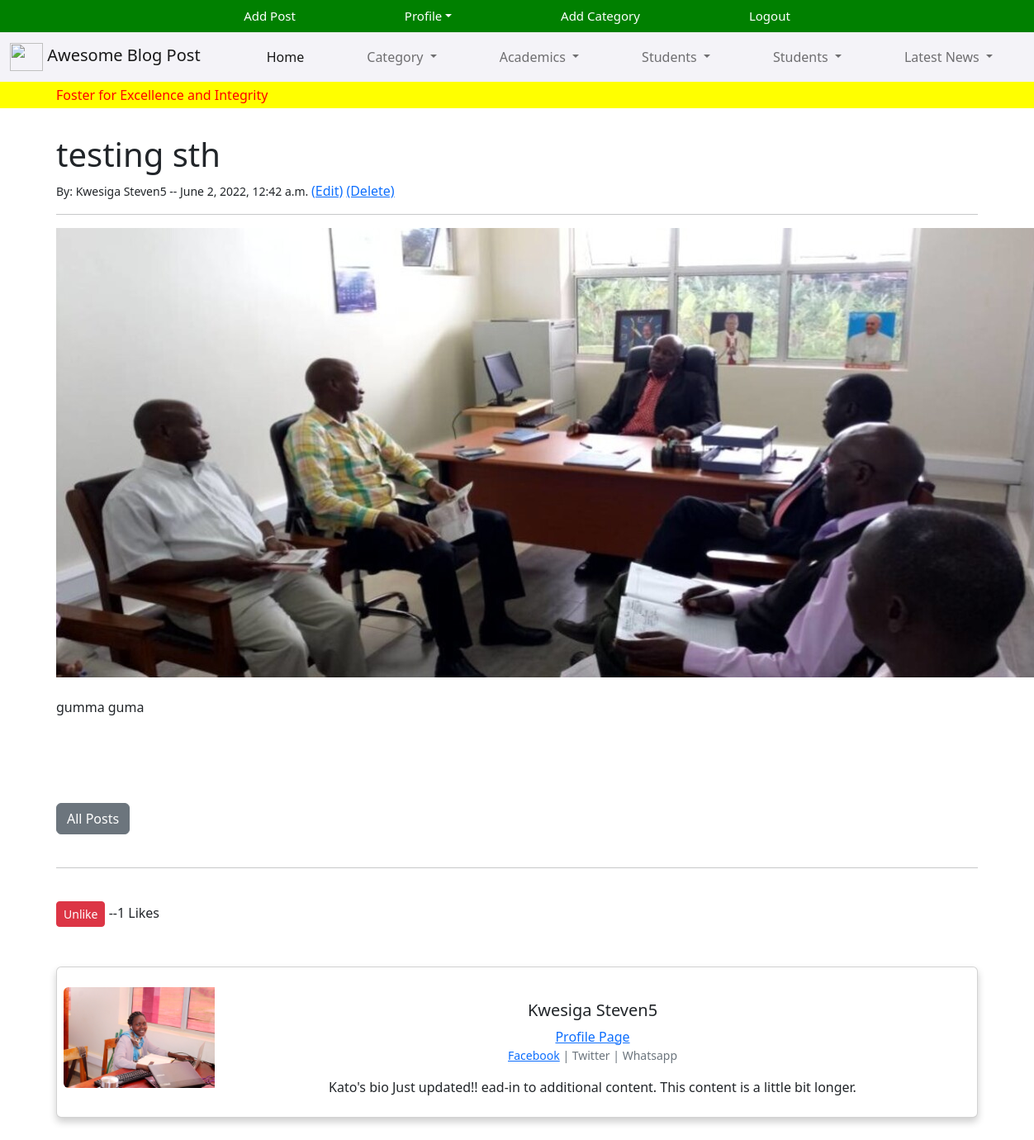
/article/39 (signed in), run on the app's committed database.
### theblog/models.py (models this page shows, shortened)
class Post(models.Model):
    title = models.CharField(max_length=200)
    header_image = models.ImageField(null=True, blank=True, upload_to="images/")
    snippet = models.CharField(max_length=500)
    author = models.ForeignKey(User, on_delete=models.CASCADE)
    body = RichTextUploadingField(blank=True, null=True)
    created_at = models.DateTimeField(default=datetime.now, blank=True)
    category = models.CharField(max_length=200, default='Testing')
    likes = models.ManyToManyField(User, related_name='blog_bost')
    def total_likes(self):
        return self.likes.count()
    class Meta:
        verbose_name_plural = "Posts"

class Profile(models.Model):
    user = models.OneToOneField(User, null=True, on_delete=models.CASCADE)
    bio = RichTextUploadingField(blank=True, null=True)
    profile_pic = models.ImageField(null=True, blank=True, upload_to="images/profile")
    website = models.CharField(max_length=200,blank=True, null=True)
    facebook = models.CharField(max_length=200,blank=True, null=True)
    twitter = models.CharField(max_length=200,blank=True, null=True)

### theblog/views.py (the view)
# urls.py: path('article/<int:pk>', ArticlaDetailView.as_view(), name="article_details"),
class ArticlaDetailView(DetailView):
    model = Post
    template_name = 'article_details.html'
    def get_context_data(self, *args, **kwargs):
        cat_menu = Category.objects.all()
        context = super(ArticlaDetailView,self).get_context_data(*args, **kwargs)
        stuff = get_object_or_404(Post, id=self.kwargs['pk'])
        total_likes = stuff.total_likes() #check in modal.py for total likes fxn
        liked = False
        if stuff.likes.filter(id=self.request.user.id).exists():
            liked = True
        context["cat_menu"] = cat_menu
        context["total_likes"] = total_likes
        context["liked"] = liked
        return context

### theblog/models.py (called while the page is built)
    def __str__(self):
        return self.name

### theblog/templates/article_details.html (shortened to what this page needs)
{% extends 'base.html' %}
{% block content %}
{% load static %}
<h1>{{post.title}}</h1>
<small>By: {{post.author.first_name}} {{post.author.last_name}} -- {{post.created_at}}
</small>
{% if user.is_authenticated %}
    {% if user.id == post.author.id %}
        <a href="{% url 'update_post' post.pk %}">(Edit)</a>
        <a href="{% url 'delete_post' post.pk %}">(Delete)</a>
    {% endif %}
{% endif %}
<br>
<hr>
{% if post.header_image %}
    <img src="{{ post.header_image.url }}" alt="alt">
{% endif %}
<br><br>
{{post.body|safe}}
<br><br>
<a href="{%url 'home'%}" class="btn btn-secondary">All Posts</a>
<br>
<br>
<hr>
<br>
<form action="{% url 'like_post' post.pk %}" method="POST">
{% if user.is_authenticated %}
    {% if liked %}
        <button type="submit", name="post_id",  value="{{ post.id }}",
        class="btn btn-danger btn-sm">Unlike</button>
    {% else %}
        <button type="submit", name="post_id",  value="{{ post.id }}",
        class="btn btn-primary btn-sm">Like</button>
    {% endif %}
{% else %}
    <a class="btn-secondary" href="{% url 'login' %}">Login to Like</a>
    {% endif %}
 --{{ total_likes }} Likes
</form>
<br><br>
  <div class="card mb-3">
    <div class="row g-0">
      <div class="col-md-2">
{% if post.author.profile.profile_pic %}
        <img src="{{post.author.profile.profile_pic.url}}" class="img-fluid rounded-start" alt=".d.." >
{% else %}
        <img src="{% static 'images/profile.jpeg' %}" class="img-fluid rounded-start" alt=".d.." >
{% endif %}
      </div>
      <div class="col-md-10">
        <div class="card-body">
          <h5 class="card-title">{{post.author.first_name}}
            {{post.author.last_name}}</h5>
            <a href="{% url 'user_profile' post.author.profile.id %}">Profile Page</a>
            <p  class="small text-muted">
                {% if post.author.profile.website %}
               <a href="{{post.author.profile.website}}"> Facebook</a> |
               {% endif %}
                Twitter | Whatsapp</p>
          <p class="card-text">{{post.author.profile.bio}}   ead-in to additional content. This content is a little bit longer. </p>
        </div>
      </div>
    </div>
  </div>
{% endblock %}

### theblog/static/style.css (style rules this page uses)
.card { padding: 1.5em .5em .5em; border-radius: 2em; text-align: center; box-shadow: 0 5px 10px rgba(0,0,0,.2); }

### data on the page
Post: title "testing sth", author.first_name "Kwesiga", author.last_name "Steven5", created_at "June 2, 2022, 12:42 a.m.", header_image (picture), body "gumma guma", author.profile.profile_pic (picture), author.profile.bio "Kato's bio Just updated!!"

### other printed values
{{ total_likes }} "1"
